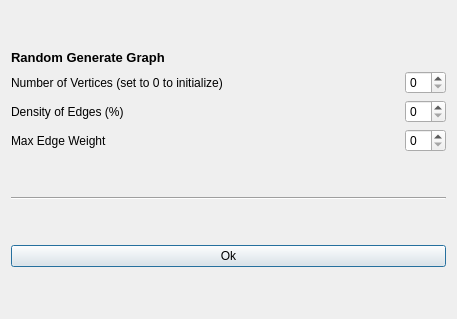
<?xml version="1.0" encoding="UTF-8"?>
<ui version="4.0">
 <class>RandomDialog</class>
 <widget class="QDialog" name="RandomDialog">
  <property name="geometry">
   <rect>
    <x>0</x>
    <y>0</y>
    <width>457</width>
    <height>319</height>
   </rect>
  </property>
  <property name="windowTitle">
   <string>Dialog</string>
  </property>
  <layout class="QGridLayout" name="gridLayout_2">
   <item row="0" column="0">
    <layout class="QGridLayout" name="gridLayout">
     <item row="0" column="0">
      <widget class="QLabel" name="label">
       <property name="sizePolicy">
        <sizepolicy hsizetype="Fixed" vsizetype="Fixed">
         <horstretch>0</horstretch>
         <verstretch>0</verstretch>
        </sizepolicy>
       </property>
       <property name="font">
        <font>
         <pointsize>10</pointsize>
         <weight>75</weight>
         <bold>true</bold>
        </font>
       </property>
       <property name="text">
        <string>Random Generate Graph</string>
       </property>
      </widget>
     </item>
     <item row="1" column="0">
      <layout class="QHBoxLayout" name="horizontalLayout">
       <item>
        <widget class="QLabel" name="label_2">
         <property name="text">
          <string>Number of Vertices (set to 0 to initialize)</string>
         </property>
        </widget>
       </item>
       <item>
        <spacer name="horizontalSpacer_3">
         <property name="orientation">
          <enum>Qt::Horizontal</enum>
         </property>
         <property name="sizeHint" stdset="0">
          <size>
           <width>40</width>
           <height>20</height>
          </size>
         </property>
        </spacer>
       </item>
       <item>
        <widget class="QSpinBox" name="numOfVertexBox">
         <property name="minimum">
          <number>0</number>
         </property>
         <property name="maximum">
          <number>50</number>
         </property>
        </widget>
       </item>
      </layout>
     </item>
     <item row="2" column="0">
      <layout class="QHBoxLayout" name="horizontalLayout_2">
       <item>
        <widget class="QLabel" name="label_3">
         <property name="text">
          <string>Density of Edges (%)</string>
         </property>
        </widget>
       </item>
       <item>
        <spacer name="horizontalSpacer">
         <property name="orientation">
          <enum>Qt::Horizontal</enum>
         </property>
         <property name="sizeHint" stdset="0">
          <size>
           <width>40</width>
           <height>20</height>
          </size>
         </property>
        </spacer>
       </item>
       <item>
        <widget class="QSpinBox" name="densityBox">
         <property name="maximum">
          <number>75</number>
         </property>
        </widget>
       </item>
      </layout>
     </item>
     <item row="3" column="0">
      <layout class="QHBoxLayout" name="horizontalLayout_3">
       <item>
        <widget class="QLabel" name="label_4">
         <property name="text">
          <string>Max Edge Weight</string>
         </property>
        </widget>
       </item>
       <item>
        <spacer name="horizontalSpacer_2">
         <property name="orientation">
          <enum>Qt::Horizontal</enum>
         </property>
         <property name="sizeHint" stdset="0">
          <size>
           <width>40</width>
           <height>20</height>
          </size>
         </property>
        </spacer>
       </item>
       <item>
        <widget class="QSpinBox" name="maxEdgeWeightBox">
         <property name="maximum">
          <number>75</number>
         </property>
        </widget>
       </item>
      </layout>
     </item>
    </layout>
   </item>
   <item row="1" column="0">
    <widget class="Line" name="line">
     <property name="orientation">
      <enum>Qt::Horizontal</enum>
     </property>
    </widget>
   </item>
   <item row="2" column="0">
    <widget class="QPushButton" name="pushButton">
     <property name="text">
      <string>Ok</string>
     </property>
    </widget>
   </item>
  </layout>
 </widget>
 <resources/>
 <connections/>
</ui>
